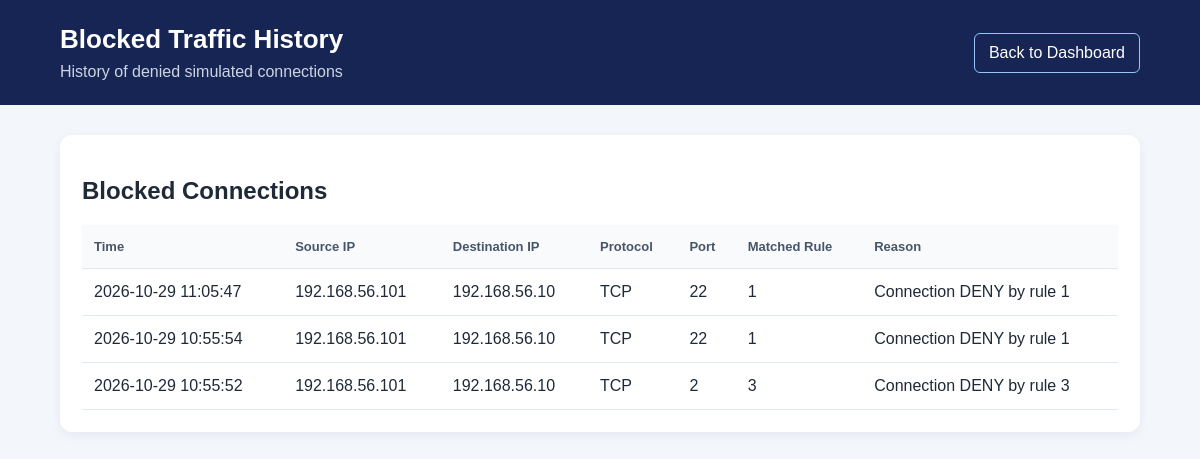
Page /blocked-traffic on the committed database.
### tables this page shows
CREATE TABLE blocked_traffic (
            id INTEGER PRIMARY KEY AUTOINCREMENT,
            timestamp TEXT NOT NULL DEFAULT CURRENT_TIMESTAMP,
            source_ip TEXT NOT NULL,
            destination_ip TEXT NOT NULL,
            protocol TEXT NOT NULL,
            destination_port INTEGER NOT NULL,
            matched_rule INTEGER,
            reason TEXT NOT NULL
        );

### app/routes.py (the view)
    @app.route("/blocked-traffic")
    def blocked_traffic():
        connection = get_db_connection()
        blocked_records = connection.execute(
            """
            SELECT *
            FROM blocked_traffic
            ORDER BY id DESC
            """
        ).fetchall()
        connection.close()
        return render_template(
            "blocked_traffic.html",
            blocked_records=blocked_records,
        )

### app/database.py (called while the page is built)
def get_db_connection():
    connection = sqlite3.connect(DATABASE_PATH)
    connection.row_factory = sqlite3.Row
    return connection

### app/templates/blocked_traffic.html (shortened to what this page needs)
<!doctype html>
<html lang="en">
  <head>
    <link
      rel="stylesheet"
      href="{{ url_for('static', filename='style.css') }}"
    />
  </head>
  <body>
    <header class="topbar">
      <div>
        <h1>Blocked Traffic History</h1>
        <p>History of denied simulated connections</p>
      </div>
      <a class="nav-link" href="{{ url_for('index') }}"> Back to Dashboard </a>
    </header>
    <main class="container">
      <section class="panel">
        <h2>Blocked Connections</h2>
        {% if blocked_records %}
        <div class="table-container">
          <table>
            <thead>
              <tr>
                <th>Time</th>
                <th>Source IP</th>
                <th>Destination IP</th>
                <th>Protocol</th>
                <th>Port</th>
                <th>Matched Rule</th>
                <th>Reason</th>
              </tr>
            </thead>
            <tbody>
              {% for record in blocked_records %}
              <tr>
                <td>{{ record['timestamp'] }}</td>
                <td>{{ record['source_ip'] }}</td>
                <td>{{ record['destination_ip'] }}</td>
                <td>{{ record['protocol'] }}</td>
                <td>{{ record['destination_port'] }}</td>
                <td>
                  {% if record['matched_rule'] is not none %} {{
                  record['matched_rule'] }} {% else %} Default DENY {% endif %}
                </td>
                <td>{{ record['reason'] }}</td>
              </tr>
              {% endfor %}
            </tbody>
          </table>
        </div>
        {% else %}
        <p>No blocked traffic records available yet.</p>
        {% endif %}
      </section>
    </main>
  </body>
</html>

### app/static/style.css (style rules this page uses)
* { box-sizing: border-box; }
body { margin: 0; font-family: Arial, sans-serif; background: #f3f6fb; color: #1f2937; }
.topbar { background: #172554; color: white; padding: 24px 5%; display: flex; justify-content: space-between; align-items: center; gap: 20px; }
.topbar h1 { margin: 0 0 8px; font-size: 26px; }
.topbar p { margin: 0; color: #cbd5e1; }
.container { width: 90%; max-width: 1400px; margin: 30px auto; }
.stat-card, .panel { background: white; border-radius: 12px; padding: 22px; box-shadow: 0 3px 12px rgba(15, 23, 42, 0.06); }
table { width: 100%; border-collapse: collapse; text-align: left; }
th, td { padding: 14px 12px; border-bottom: 1px solid #e2e8f0; white-space: nowrap; }
th { background: #f8fafc; color: #475569; font-size: 13px; }
.nav-link { display: inline-block; color: white; text-decoration: none; border: 1px solid #93c5fd; border-radius: 6px; padding: 10px 14px; }

### rows in the picture
blocked_traffic: timestamp "2026-10-29 11:05:47", source_ip "192.168.56.101", destination_ip "192.168.56.10", protocol "TCP", destination_port "22", matched_rule "1", reason "Connection DENY by rule 1"
blocked_traffic: timestamp "2026-10-29 10:55:54", source_ip "192.168.56.101", destination_ip "192.168.56.10", protocol "TCP", destination_port "22", matched_rule "1", reason "Connection DENY by rule 1"
blocked_traffic: timestamp "2026-10-29 10:55:52", source_ip "192.168.56.101", destination_ip "192.168.56.10", protocol "TCP", destination_port "2", matched_rule "3", reason "Connection DENY by rule 3"
